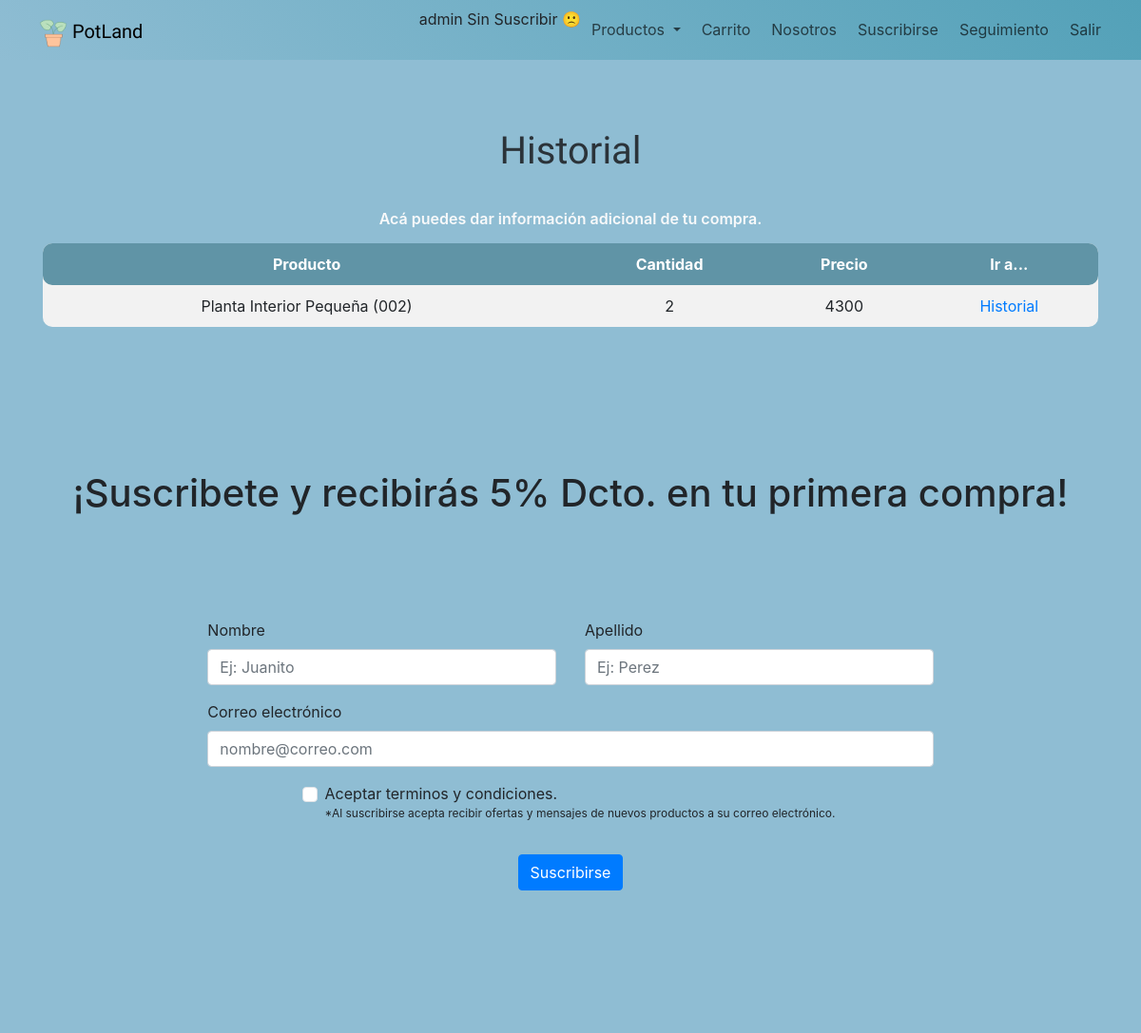
Page /detalle/4 (signed in) on the committed database.
### core/models.py (models this page shows, shortened)
class DetalleVenta(models.Model):
    id = models.AutoField(primary_key=True)
    venta = models.ForeignKey(to=Venta, on_delete=models.CASCADE)
    producto = models.ForeignKey(to=Producto, on_delete=models.CASCADE)
    cantidad = models.IntegerField()
    precio = models.IntegerField()

class Producto(models.Model):
    codigo = models.CharField(max_length=4,primary_key=True)
    detalle = models.CharField(max_length=200)
    precio = models.IntegerField()
    stock = models.PositiveIntegerField()
    oferta = models.BooleanField()
    porcentaje_oferta = models.IntegerField(default=0)
    imagen = models.CharField(max_length=200)
    def __str__(self):
        return self.detalle + " (" + self.codigo + ")"

### core/views.py (the view)
# urls.py: path('detalle/<int:id>', detalle, name="detalle"),
def detalle(request, id):
    try:
        venta = Venta.objects.get(id=id)
        detalles = DetalleVenta.objects.filter(venta=venta)
    except Venta.DoesNotExist:
        detalles = None
    return render(request, "core/detalle.html", {"detalles": detalles})

### core/templates/core/detalle.html (shortened to what this page needs)
{% extends 'core/base-index.html' %}
{% load static %}
{% block css %}
<link rel="stylesheet" href="{% static 'css/products.css' %}"/>
{% endblock %}
{% block content %}
    <div class="products">
        <div class="container">
            <h1 class="lg-title">Historial</h1>
            <p class="text-light">Acá puedes dar información adicional de tu compra.</p>
            <table class="cart-table">
                <thead>
                    <tr>
                        <th>Producto</th>
                        <th>Cantidad</th>
                        <th>Precio</th>
                        <th>Ir a...</th>
                    </tr>
                </thead>
                <tbody>
                  {% for detalle in detalles %}
                      <tr>
                          <td>{{ detalle.producto }}</td>
                          <td>{{ detalle.cantidad }}</td>
                          <td>{{ detalle.precio }}</td>
                          <td><a href="{% url 'historial_compra' %}" class="custom-button">Historial</a></td>
                      </tr>
                  {% endfor %}
              </tbody>
            </table>
        </div>
    </div>
{% endblock %}

### core/templates/core/base-index.html (shortened to what this page needs)
{% load static %}
<!DOCTYPE html>
<html lang="en">
  <head>
    {% block css %}
    {% endblock %}
    <link
      rel="stylesheet"
      href="https://cdnjs.cloudflare.com/ajax/libs/font-awesome/6.3.0/css/all.min.css"
    />
    <link
      href="https://cdn.jsdelivr.net/npm/bootstrap@5.3.0-alpha2/dist/css/bootstrap.min.css"
      rel="stylesheet"
    />
    <link rel="stylesheet" href="https://stackpath.bootstrapcdn.com/bootstrap/4.3.1/css/bootstrap.min.css">
  </head>
    <body>
        <div class="header">
        <div class="menu-bar">
            <nav class="navbar navbar-expand-lg">
            <div class="container-fluid">
                <a class="navbar-brand" href="{% url 'home' %}"
                ><img src="{% static 'img/icons8-planta-en-maceta-40.png'%}" /> PotLand</a
                >
                <div class="collapse navbar-collapse" id="navbarNav">
                <ul class="navbar-nav ms-auto">
                    {% if user.is_authenticated and user.is_staff%}
                        {{user.username}}
                        {% if suscrito %}
                            Suscrito 🎖️
                        {% else %}
                            Sin Suscribir 🙁
                        {% endif %}
                        <li class="nav-item dropdown">
                            <a class="nav-link dropdown-toggle" href="#" role="button" data-bs-toggle="dropdown" aria-expanded="false">
                                Productos
                            </a>
                            </li>
                            <li class="nav-item">
                                <a class="nav-link" href="{% url 'carrito' %}">Carrito</a>
                            </li>
                            <li class="nav-item">
                                <a class="nav-link" href="#scrollspyHeading2">Nosotros</a>
                            </li>
                            <li class="nav-item">
                                <a class="nav-link" href="{% url 'suscribir' %}">Suscribirse</a>
                            </li>
                            <li class="nav-item">
                                <a class="nav-link" href="{% url 'historial_compra' %}">Seguimiento</a>
                            </li>
                        <a class="nav-link" href="{% url 'logout' %}">Salir</a>
                    {% endif %}
                </ul>
                </div>
            </div>
            </nav>
        </div>
        </div>
        {% block content %}
        {% endblock  %}
        <div id="footer">
            <div class="suscripcion">
                <h4 id="suscipcion-id" class="suscipcion-titulo">
                ¡Suscribete y recibirás 5% Dcto. en tu primera compra!
                </h4>
                <form class="row g-3">
                <div class="sus-nombre col-md-4">
                    <label for="validationDefault01" class="form-label">Nombre</label>
                    <input
                    type="text"
                    class="form-control"
                    id="validationDefault01"
                    value=""
                    placeholder="Ej: Juanito"
                    required
                    />
                </div>
                <div class="col-md-4">
                    <label for="validationDefault02" class="form-label">Apellido</label>
                    <input
                    type="text"
                    class="form-control"
                    id="validationDefault02"
                    value=""
                    placeholder="Ej: Perez"
                    required
                    />
                </div>
                <div class="col-md-6 col-lg-8">
                    <label for="validationDefault03" class="form-label">Correo electrónico</label>
                    <input type="text" class="form-control" id="validationDefault03" placeholder="nombre@correo.com" required/>
                </div>
                <div class="terminos">
                    <div class="form-check">
                    <input
                        class="form-check-input" type="checkbox" value="" id="invalidCheck2" required/>
                    <label class="form-check-label" for="invalidCheck2">
                        Aceptar terminos y condiciones.
                    </label>
                    <p class="terminos-desc">
                        *Al suscribirse acepta recibir ofertas y mensajes de nuevos
                        productos a su correo electrónico.
                    </p>
                    </div>
                </div>
                <div class="suscripcion-btn">
                    <button class="btn btn-primary" type="button" data-bs-target="#suscripcion-index" data-bs-toggle="modal">Suscribirse</button>
                </div>
                </form>
            </div>
        </div>
    </body>
</html>

### core/static/css/products.css (style rules this page uses)
* { margin: 0; padding: 0; box-sizing: border-box; }
body { font-family: 'Nunito', sans-serif; }
img { width: 100%; display: block; }
.container { width: 85vw; margin: 0 auto; }
.lg-title,.md-title,.sm-title { font-family: 'Satisfy', cursive; padding: 0.6rem 0; text-transform: capitalize; }
.lg-title { font-size: 2.5rem; font-weight: 500; text-align: center; padding: 1.3rem 0; opacity: 0.9; }
.text-light { font-size: 1rem; font-weight: 600; line-height: 1.5; opacity: 1; margin: 0.4rem 0; }
.products { background: #8fbdd3; padding: 3.2rem 0; }
.products .text-light { text-align: center; width: 70%; margin: 0.9rem auto; }
.menu-bar { background: linear-gradient(45deg, #8fbdd3, #53a1b8); }
.nav-link { font-size: 16px; margin: 3px; color: #FFFFFF; font-weight: 500; }
.navbar-brand { width: 150px; margin-top: 5px; margin-left: 10px; font-family: 'Satisfy', cursive; }
.navbar-brand > img { width: 30px; display: inline; }
@media screen and (min-width: 1200px) { .products .text-light { width: 50%; } }
#footer { background-color: #8fbdd3; }
.suscripcion .suscipcion-titulo { display: flex; padding: 100px 50px 100px 50px; justify-content: center; font-size: 40px; text-align: center; }
.suscripcion .row { display: flex; justify-content: center; }
.terminos { display: flex; justify-content: center; }
.suscripcion-btn { display: flex; justify-content: center; padding-bottom: 150px; }
.form-check .terminos-desc { font-size: 12px; }
@media screen and (min-width: 1100px) { .suscripcion { margin-left: 20px; margin-right: 20px; } }
.cart-table { width: 100%; border-collapse: collapse; background-color: #f2f2f2; border-radius: 10px; }
.cart-table thead { background-color: #6094a6; color: white; }
.cart-table th, .cart-table td { padding: 10px; text-align: center; }
.cart-table th:first-child, .cart-table td:first-child { border-top-left-radius: 10px; border-bottom-left-radius: 10px; }
.cart-table th:last-child, .cart-table td:last-child { border-top-right-radius: 10px; border-bottom-right-radius: 10px; }

### rows in the picture
DetalleVenta: producto "Planta Interior Pequeña (002)", cantidad "2", precio "4300"

### other values in the picture
{{ user.username }} "admin"
